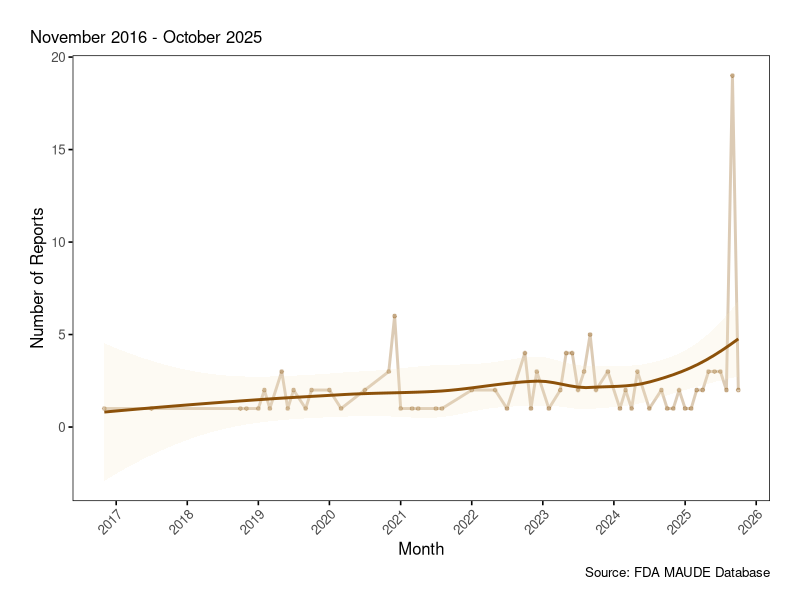
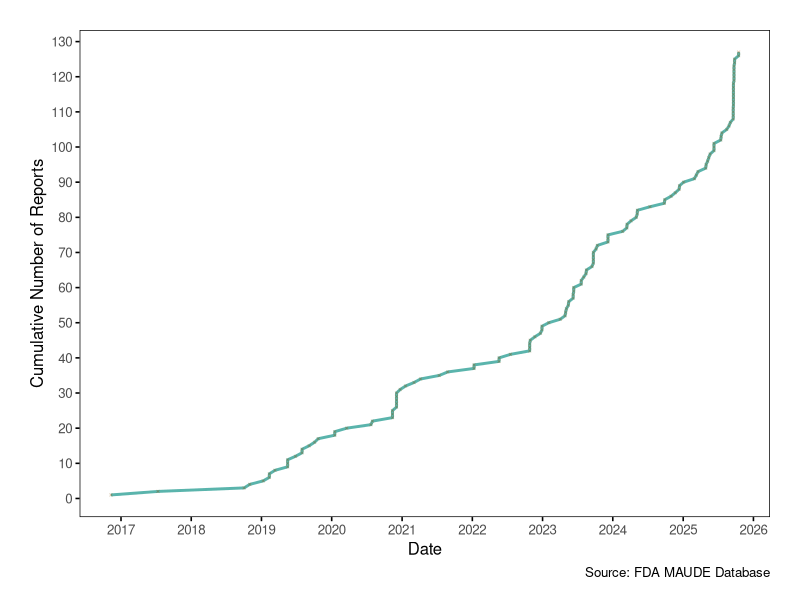
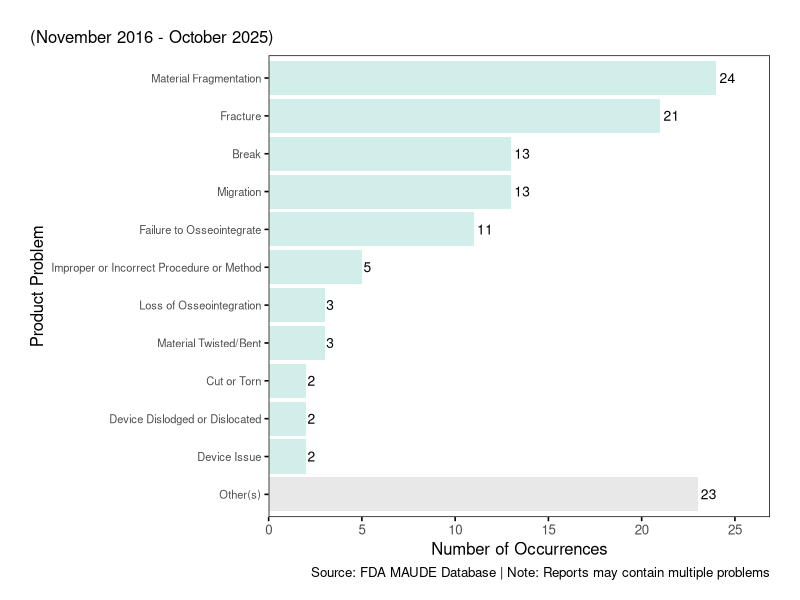
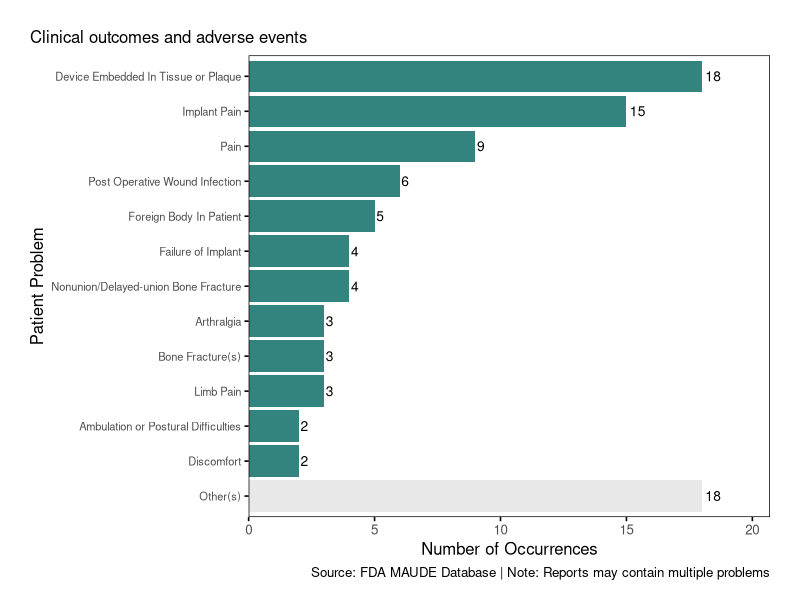
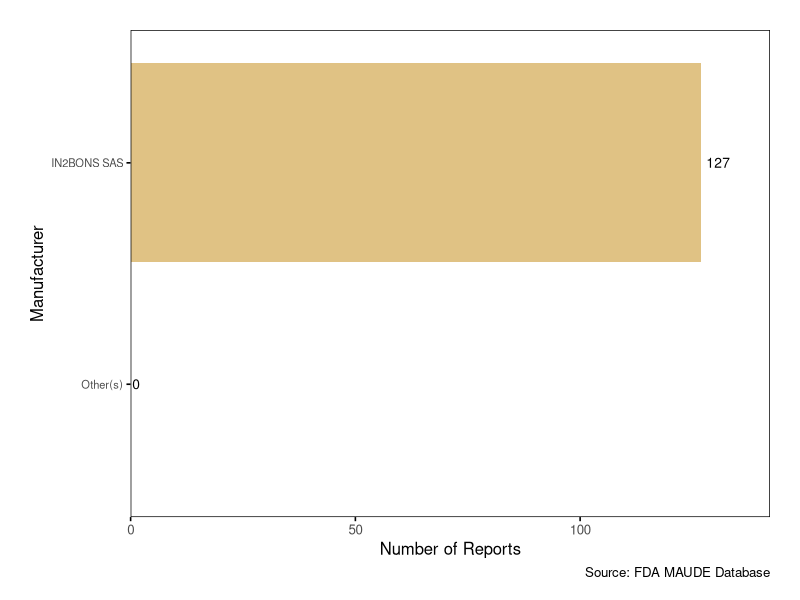
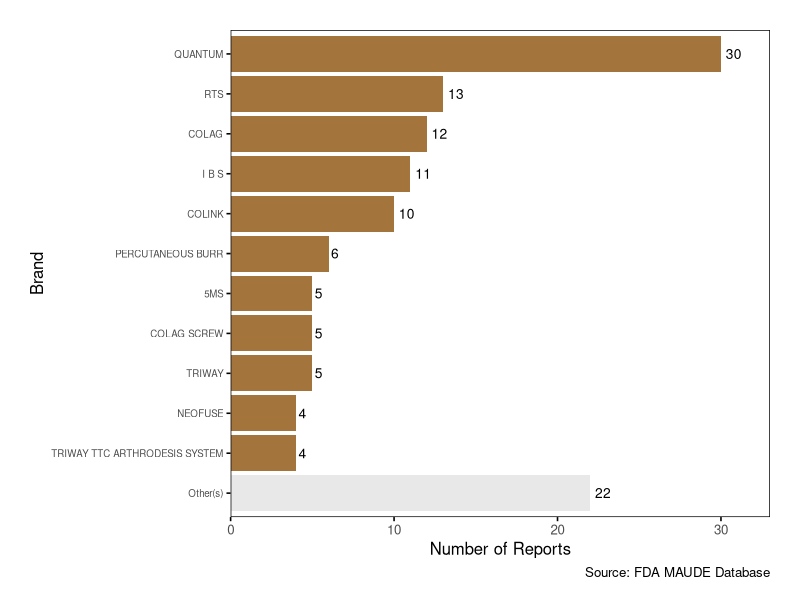
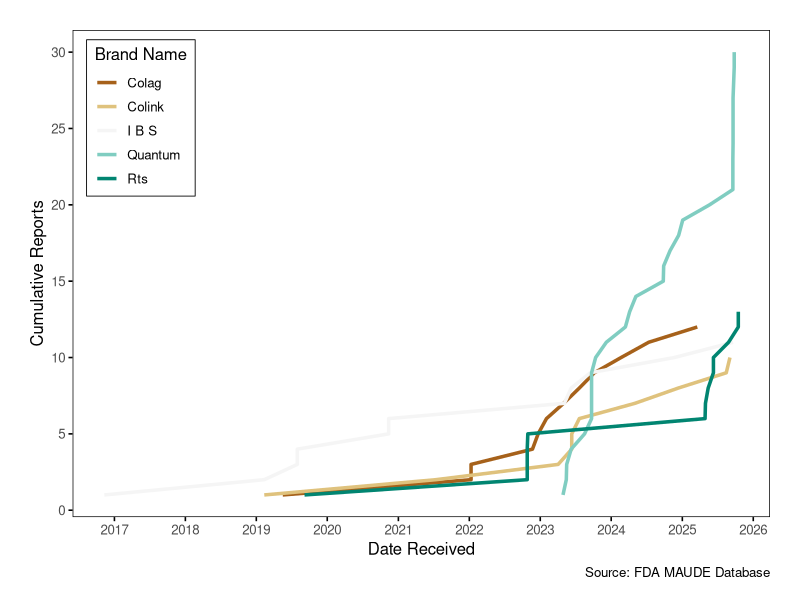

Generate these figures, in order, with R:
## ---- chunk 1
#| echo: false
#| results: 'hide'
#| message: false

# Load required libraries
library(tidyverse)
library(lubridate)
library(scales)
library(knitr)

# Custom ggplot2 theme matching base R aesthetics
theme_baseR <- function(base_size = 12) {
  theme_classic(base_size = base_size) %+replace%
    theme(
      panel.grid = element_blank(),
      panel.border = element_rect(color = "black", fill = NA, linewidth = 0.5),
      axis.line = element_blank(),
      axis.ticks = element_line(color = "black"),
      plot.title = element_text(
        hjust = 0.5,
        face = "bold",
        margin = margin(b = 20, t = 10)
      ),
      plot.margin = unit(c(1.5, 1.5, 1, 1.5), "lines"),
      plot.title.position = "plot"
    )
}
theme_set(theme_baseR())

# Save current locale and set to English
original_locale <- Sys.getlocale("LC_TIME")
Sys.setlocale("LC_TIME", "C")

# Color palette using brewer colors
brbg_colors <- scales::brewer_pal(palette = "BrBG")(6)
colors <- list(
  primary   = brbg_colors[1],
  secondary = brbg_colors[2],
  accent    = brbg_colors[3],
  highlight = brbg_colors[4],
  warning   = brbg_colors[5],
  info      = brbg_colors[6]
)

# Configuration
PATIENT_EXCLUSIONS <- c(
  "No Code Available",
  "No Known Impact Or Consequence To Patient",
  "Symptoms or Conditions",
  "No Information",
  "No Consequences Or Impact To Patient",
  "Appropriate Clinical Signs",
  "No Clinical Signs",
  "Conditions Term / Code Not Available",
  "Appropriate Term / Code Not Available",
  "Insufficient Information",
  "No Patient Involvement",
  "Reaction",
  "Patient Problem/Medical Problem"
)

PRODUCT_EXCLUSIONS <- c(
  "Adverse Event Without Identified Device or Use Problem",
  "Appropriate Term/Code Not Available",
  "Unknown (for use when the device problem is not known)",
  "Insufficient Information",
  "No Apparent Adverse Event"
)

# Helper functions
parse_problem_lists <- function(series) {
  series %>%
    str_remove_all("\\[|\\]|'") %>%
    str_split(", ") %>%
    unlist()
}

shorten_brand_name <- function(brand, max_words = 4) {
  words <- str_split(brand, " ")[[1]]
  if (length(words) > max_words) {
    paste(words[1:max_words], collapse = " ")
  } else {
    brand
  }
}
## ---- chunk 2
#| echo: false

# Read the data
data <- read_csv("processed_data.csv", show_col_types = FALSE)
## ---- chunk 3
#| echo: false

# Compute all summary statistics
total_reports <- nrow(data)
date_min <- min(data$date_received, na.rm = TRUE)
date_max <- max(data$date_received, na.rm = TRUE)
duration_days <- as.numeric(date_max - date_min)
duration_months <- round(duration_days / 30.44, 1)

unique_manufacturers <- n_distinct(data$manufacturer_std)
unique_brands <- n_distinct(data$brand_std)

# Patient problems statistics
patient_problems_all_list <- parse_problem_lists(data$patient_problems)

reports_with_patient_problems <- sum(
  !patient_problems_all_list %in% PATIENT_EXCLUSIONS
)

# Monthly statistics
monthly_counts <- data %>%
  mutate(year_month = floor_date(date_received, "month")) %>%
  count(year_month) %>%
  arrange(year_month)

avg_monthly_reports <- round(mean(monthly_counts$n), 1)
max_monthly_reports <- max(monthly_counts$n)
max_month <- monthly_counts %>%
  filter(n == max_monthly_reports) %>%
  slice(1) %>%
  pull(year_month) %>%
  format("%B %Y")
## ---- chunk 4
#| label: tbl-summary-stats
#| tbl-cap: "Summary statistics of FDA MAUDE reports"

summary_stats <- tibble(
  Metric = c(
    "Total Reports",
    "Date Range",
    "Reporting Duration",
    "Unique Manufacturers",
    "Unique Device Brands",
    "Average Monthly Reports",
    "Maximum Monthly Reports"
  ),
  Value = c(
    as.character(format(total_reports, big.mark = ",")),
    as.character(paste(format(date_min, "%B %d, %Y"), "to", format(date_max, "%B %d, %Y"))),
    as.character(paste0(duration_days, " days (", duration_months, " months)")),
    as.character(format(unique_manufacturers, big.mark = ",")),
    as.character(format(unique_brands, big.mark = ",")),
    as.character(paste0(avg_monthly_reports, " reports/month")),
    as.character(paste0(max_monthly_reports, " reports in ", max_month))
  )
)

kable(summary_stats, align = c("l", "l"))
## ---- chunk 5
#| label: fig-temporal-trends
#| fig-cap: "Monthly trend of FDA MAUDE reports"
#| fig-width: 10
#| fig-height: 5

monthly_plot_data <- data %>%
  mutate(year_month = floor_date(date_received, "month")) %>%
  count(year_month)

# Calculate appropriate date breaks based on data range
date_range_years <- as.numeric(difftime(max(data$date_received), 
                                        min(data$date_received), 
                                        units = "days")) / 365.25

if(date_range_years > 2) {
  date_labels <- "%Y"
  date_breaks <- "1 year"
} else {
  date_labels <- "%b %Y"
  date_breaks <- "3 months"
}

ggplot(monthly_plot_data, aes(x = year_month, y = n)) +
  geom_line(color = colors$primary, linewidth = 1, alpha = 0.3) +
  geom_point(color = colors$primary, size = 1, alpha = 0.3) +
  geom_smooth(
    method = "loess", 
    se = TRUE, 
    color = colors$primary, 
    fill = colors$accent, 
    alpha = 0.2
  ) +
  scale_x_date(date_breaks = date_breaks, date_labels = date_labels) +
  scale_y_continuous(breaks = pretty_breaks()) +
  labs(
    subtitle = paste(format(date_min, "%B %Y"), "-", format(date_max, "%B %Y")),
    x = "Month",
    y = "Number of Reports",
    caption = "Source: FDA MAUDE Database"
  ) +
  theme(axis.text.x = element_text(angle = 45, hjust = 1))
## ---- chunk 6
#| echo: false

# Statistical analysis for peak detection
mean_monthly <- mean(monthly_plot_data$n)
sd_monthly <- sd(monthly_plot_data$n)

# Calculate z-scores for each month
monthly_plot_data <- monthly_plot_data %>%
  mutate(
    z_score = (n - mean_monthly) / sd_monthly,
    deviation = n - mean_monthly,
    is_significant = abs(z_score) >= 2  # 95% confidence level (2 standard deviations)
  )

# Identify statistically significant peaks (positive outliers)
significant_peaks <- monthly_plot_data %>%
  filter(z_score >= 2) %>%  # Above 2 standard deviations (p < 0.05)
  arrange(desc(z_score)) %>%
  mutate(
    month_label = format(year_month, "%B %Y"),
    z_score_rounded = round(z_score, 2),
    deviation_pct = round(100 * deviation / mean_monthly, 1)
  )

# Identify statistically significant valleys (negative outliers)
significant_valleys <- monthly_plot_data %>%
  filter(z_score <= -2) %>%
  arrange(z_score) %>%
  mutate(
    month_label = format(year_month, "%B %Y"),
    z_score_rounded = round(abs(z_score), 2),
    deviation_pct = round(100 * abs(deviation) / mean_monthly, 1)
  )

n_significant_peaks <- nrow(significant_peaks)
n_significant_valleys <- nrow(significant_valleys)

# Format peak and valley lists
if(n_significant_peaks > 0) {
  peak_details <- significant_peaks %>%
    mutate(detail = sprintf("%s (%s reports, z=%.2f, +%s%%)", 
                           month_label, 
                           format(n, big.mark = ","),
                           z_score_rounded,
                           deviation_pct)) %>%
    pull(detail)
  peak_list <- paste(peak_details, collapse = "; ")
} else {
  peak_list <- "None detected"
}

if(n_significant_valleys > 0) {
  valley_details <- significant_valleys %>%
    mutate(detail = sprintf("%s (%s reports, z=%.2f, -%s%%)", 
                           month_label, 
                           format(n, big.mark = ","),
                           z_score_rounded,
                           deviation_pct)) %>%
    pull(detail)
  valley_list <- paste(valley_details, collapse = "; ")
} else {
  valley_list <- "None detected"
}

sd_monthly_rounded <- round(sd_monthly, 1)
cv <- round(100 * sd_monthly / mean_monthly, 1)  # Coefficient of variation
## ---- chunk 7
#| echo: false
#| results: asis

if(n_significant_peaks > 0) {
  cat(sprintf("
%d month(s) identified:

", n_significant_peaks))
  for(i in 1:nrow(significant_peaks)) {
    cat(sprintf("- **%s**: %s reports (z=%.2f, +%s%%)
",
                significant_peaks$month_label[i],
                format(significant_peaks$n[i], big.mark = ","),
                significant_peaks$z_score_rounded[i],
                significant_peaks$deviation_pct[i]))
  }
} else {
  cat("
No statistically significant peaks detected at 95% confidence level.
")
}
## ---- chunk 8
#| echo: false
#| results: asis

if(n_significant_valleys > 0) {
  cat(sprintf("
%d month(s) identified:

", n_significant_valleys))
  for(i in 1:nrow(significant_valleys)) {
    cat(sprintf("- **%s**: %s reports (z=%.2f, -%s%%)
",
                significant_valleys$month_label[i],
                format(significant_valleys$n[i], big.mark = ","),
                significant_valleys$z_score_rounded[i],
                significant_valleys$deviation_pct[i]))
  }
} else {
  cat("
No statistically significant valleys detected at 95% confidence level.
")
}
## ---- chunk 9
#| label: fig-cumulative-reports
#| fig-cap: "Cumulative FDA MAUDE reports over time"
#| fig-width: 10
#| fig-height: 5

cumulative_data <- data %>%
  arrange(date_received) %>%
  mutate(cumulative_count = row_number())

# Calculate appropriate date breaks
date_range_years <- as.numeric(difftime(max(data$date_received), 
                                        min(data$date_received), 
                                        units = "days")) / 365.25

if(date_range_years > 2) {
  date_labels <- "%Y"
  date_breaks <- "1 year"
} else {
  date_labels <- "%b %Y"
  date_breaks <- "3 months"
}

ggplot(cumulative_data, aes(x = date_received, y = cumulative_count)) +
  geom_line(color = colors$warning, linewidth = 1) +
  geom_point(color = colors$primary, size = 0.5, shape = 4, alpha = 0.3) +
  scale_x_date(date_breaks = date_breaks, date_labels = date_labels) +
  scale_y_continuous(breaks = pretty_breaks(n = 10)) +
  labs(
    x = "Date",
    y = "Cumulative Number of Reports",
    caption = "Source: FDA MAUDE Database"
  )
## ---- chunk 10
#| echo: false

# Extract and count individual product problems
product_problems_vector <- parse_problem_lists(data$product_problems)

# Get all product problems sorted by frequency
product_problems_all <- tibble(problems = product_problems_vector) %>%
  filter(
    !is.na(problems) &
    problems != "" &
    !problems %in% PRODUCT_EXCLUSIONS
  ) %>%
  count(problems, sort = TRUE)

total_all_product_problems <- sum(product_problems_all$n)

# Calculate cumulative percentage for 80% analysis
product_problems_all <- product_problems_all %>%
  mutate(
    cumulative_n = cumsum(n),
    cumulative_pct = cumulative_n / total_all_product_problems
  )

# Get items that account for 80% of data
# Use lag to check if previous row was < 0.80, ensuring we include the item that crosses 80%
product_problems_80 <- product_problems_all %>%
  mutate(prev_pct = lag(cumulative_pct, default = 0)) %>%
  filter(prev_pct < 0.80) %>%
  select(-prev_pct)

# Ensure we have at least one item
if(nrow(product_problems_80) == 0) {
  product_problems_80 <- product_problems_all %>% slice_head(n = 1)
}

# Calculate "Other" category
other_problems_n <- total_all_product_problems - sum(product_problems_80$n)

# Add "Other(s)" row for plotting
product_problems_plot <- product_problems_80 %>%
  bind_rows(tibble(problems = "Other(s)", n = other_problems_n)) %>%
  mutate(problems = factor(problems, levels = c("Other(s)", rev(product_problems_80$problems))))

n_80_problems <- nrow(product_problems_80)
total_80_product_problems <- sum(product_problems_80$n)
pct_80 <- round(100 * total_80_product_problems / total_all_product_problems, 1)
other_pct <- round(100 * other_problems_n / total_all_product_problems, 1)
## ---- chunk 11
#| label: fig-product-problems
#| fig-cap: !expr sprintf("Product problems representing approximately 80%% of problem occurrences (%s%%), plus 'Other(s)' category", pct_80)
#| fig-width: 8
#| fig-height: !expr max(10, (n_80_problems + 1) * 0.4)

ggplot(product_problems_plot, aes(x = problems, y = n)) +
  geom_col(aes(fill = problems == "Other(s)", alpha = problems == "Other(s)"), 
           show.legend = FALSE) +
  scale_fill_manual(values = c("FALSE" = colors$highlight, "TRUE" = "gray85")) +
  scale_alpha_manual(values = c("FALSE" = 0.8, "TRUE" = 0.6)) +
  geom_text(aes(label = n), hjust = -0.2, size = 3.5) +
  coord_flip() +
  scale_y_continuous(expand = expansion(mult = c(0, 0.12))) +
  labs(
    subtitle = paste0("(", format(date_min, "%B %Y"), 
                     " - ", format(date_max, "%B %Y"), ")"),
    x = "Product Problem",
    y = "Number of Occurrences",
    caption = "Source: FDA MAUDE Database | Note: Reports may contain multiple problems"
  ) +
  theme(axis.text.y = element_text(size = 8))
## ---- chunk 12
#| echo: false
#| results: asis

all_80_product <- product_problems_80 %>%
  mutate(
    pct = sprintf("%.1f%%", 100 * n / total_all_product_problems)
  )

for(i in 1:nrow(all_80_product)) {
  cat(sprintf("%d. **%s** - %s occurrences (%s)
", 
              i, 
              all_80_product$problems[i], 
              format(all_80_product$n[i], big.mark = ","),
              all_80_product$pct[i]))
}
## ---- chunk 13
#| echo: false

# Extract and count patient problems
patient_problems_vector <- parse_problem_lists(data$patient_problems)

# Get all patient problems sorted by frequency
patient_problems_all <- tibble(problems = patient_problems_vector) %>%
  filter(
    !is.na(problems) &
    problems != "" &
    !problems %in% PATIENT_EXCLUSIONS
  ) %>%
  count(problems, sort = TRUE)

total_all_patient_problems <- sum(patient_problems_all$n)

# Calculate cumulative percentage for 80% analysis
patient_problems_all <- patient_problems_all %>%
  mutate(
    cumulative_n = cumsum(n),
    cumulative_pct = cumulative_n / total_all_patient_problems
  )

# Get items that account for 80% of data
# Use lag to check if previous row was < 0.80, ensuring we include the item that crosses 80%
patient_problems_80 <- patient_problems_all %>%
  mutate(prev_pct = lag(cumulative_pct, default = 0)) %>%
  filter(prev_pct < 0.80) %>%
  select(-prev_pct)

# Ensure we have at least one item
if(nrow(patient_problems_80) == 0) {
  patient_problems_80 <- patient_problems_all %>% slice_head(n = 1)
}

# Calculate "Other" category
other_patient_problems_n <- total_all_patient_problems - sum(patient_problems_80$n)

# Add "Other(s)" row for plotting
patient_problems_plot <- patient_problems_80 %>%
  bind_rows(tibble(problems = "Other(s)", n = other_patient_problems_n)) %>%
  mutate(problems = factor(problems, levels = c("Other(s)", rev(patient_problems_80$problems))))

n_80_patient_problems <- nrow(patient_problems_80)
total_80_patient_problems <- sum(patient_problems_80$n)
pct_80_patient <- round(100 * total_80_patient_problems / total_all_patient_problems, 1)
other_patient_pct <- round(100 * other_patient_problems_n / total_all_patient_problems, 1)
## ---- chunk 14
#| label: fig-patient-problems
#| fig-cap: !expr sprintf("Patient problems representing approximately 80%% of problem occurrences (%s%%), plus 'Other(s)' category", pct_80_patient)
#| fig-width: 8
#| fig-height: !expr max(10, (n_80_patient_problems + 1) * 0.4)

ggplot(patient_problems_plot, aes(x = problems, y = n)) +
  geom_col(aes(fill = problems == "Other(s)", alpha = problems == "Other(s)"), 
           show.legend = FALSE) +
  scale_fill_manual(values = c("FALSE" = colors$info, "TRUE" = "gray85")) +
  scale_alpha_manual(values = c("FALSE" = 0.8, "TRUE" = 0.6)) +
  geom_text(aes(label = n), hjust = -0.2, size = 3.5) +
  coord_flip() +
  scale_y_continuous(expand = expansion(mult = c(0, 0.15))) +
  labs(
    subtitle = "Clinical outcomes and adverse events",
    x = "Patient Problem",
    y = "Number of Occurrences",
    caption = "Source: FDA MAUDE Database | Note: Reports may contain multiple problems"
  ) +
  theme(axis.text.y = element_text(size = 8))
## ---- chunk 15
#| echo: false
#| results: asis

all_80_patient <- patient_problems_80 %>%
  mutate(
    pct = sprintf("%.1f%%", 100 * n / total_all_patient_problems)
  )

for(i in 1:nrow(all_80_patient)) {
  cat(sprintf("%d. **%s** - %s occurrences (%s)
", 
              i, 
              all_80_patient$problems[i], 
              format(all_80_patient$n[i], big.mark = ","),
              all_80_patient$pct[i]))
}
## ---- chunk 16
#| echo: false

# Calculate manufacturer statistics with 80% analysis
manufacturers_all <- data %>%
  count(manufacturer_std, sort = TRUE)

total_all_manufacturers <- sum(manufacturers_all$n)

manufacturers_all <- manufacturers_all %>%
  mutate(
    cumulative_n = cumsum(n),
    cumulative_pct = cumulative_n / total_all_manufacturers
  )

# Get manufacturers that account for 80% of data
# Use lag to check if previous row was < 0.80, ensuring we include the manufacturer that crosses 80%
manufacturers_80 <- manufacturers_all %>%
  mutate(prev_pct = lag(cumulative_pct, default = 0)) %>%
  filter(prev_pct < 0.80) %>%
  select(-prev_pct)

# Ensure we have at least one manufacturer
if(nrow(manufacturers_80) == 0) {
  manufacturers_80 <- manufacturers_all %>% slice_head(n = 1)
}

# Calculate "Other" category
other_manufacturers_n <- total_all_manufacturers - sum(manufacturers_80$n)

# Add "Other(s)" row for plotting
top_manufacturers <- manufacturers_80 %>%
  bind_rows(tibble(manufacturer_std = "Other(s)", n = other_manufacturers_n)) %>%
  mutate(manufacturer_std = factor(manufacturer_std, levels = c("Other(s)", rev(manufacturers_80$manufacturer_std))))

n_80_manufacturers <- nrow(manufacturers_80)
total_80_manufacturer_reports <- sum(manufacturers_80$n)
pct_80_manufacturer <- round(100 * total_80_manufacturer_reports / total_reports, 1)
other_manufacturer_pct <- round(100 * other_manufacturers_n / total_reports, 1)

top_manufacturer <- manufacturers_80$manufacturer_std[1]
top_manufacturer_count <- manufacturers_80$n[1]
top_manufacturer_pct <- round(100 * top_manufacturer_count / total_reports, 1)

# Table data (without Other)
manufacturers_table_data <- manufacturers_80
## ---- chunk 17
#| label: fig-manufacturers
#| fig-cap: !expr sprintf("Manufacturers representing approximately 80%% of reports (%s%%), plus 'Other(s)' category", pct_80_manufacturer)
#| fig-width: 8
#| fig-height: !expr max(6.5, (n_80_manufacturers + 1) * 0.35)

ggplot(top_manufacturers, aes(x = manufacturer_std, y = n)) +
  geom_col(aes(fill = manufacturer_std == "Other(s)", alpha = manufacturer_std == "Other(s)"), 
           show.legend = FALSE) +
  scale_fill_manual(values = c("FALSE" = colors$secondary, "TRUE" = "gray85")) +
  scale_alpha_manual(values = c("FALSE" = 0.8, "TRUE" = 0.6)) +
  geom_text(aes(label = n), hjust = -0.2, size = 3.5) +
  coord_flip() +
  scale_y_continuous(expand = expansion(mult = c(0, 0.12))) +
  labs(
    x = "Manufacturer",
    y = "Number of Reports",
    caption = "Source: FDA MAUDE Database"
  ) +
  theme(axis.text.y = element_text(size = 8))
## ---- chunk 18
#| label: tbl-manufacturers
#| tbl-cap: !expr sprintf("Manufacturer(s) representing %s%% of reports", pct_80_manufacturer)

manufacturer_table <- manufacturers_table_data %>%
  mutate(
    Rank = row_number(),
    Manufacturer = manufacturer_std,
    Reports = format(n, big.mark = ","),
    `% of Total` = sprintf("%.2f%%", n / total_reports * 100)
  ) %>%
  select(Rank, Manufacturer, Reports, `% of Total`)

kable(manufacturer_table, align = c("c", "l", "r", "r"))
## ---- chunk 19
#| echo: false

# Calculate brand statistics with 80% analysis
brands_all <- data %>%
  count(brand_std, sort = TRUE)

total_all_brands <- sum(brands_all$n)

brands_all <- brands_all %>%
  mutate(
    cumulative_n = cumsum(n),
    cumulative_pct = cumulative_n / total_all_brands
  )

# Get brands that account for 80% of data
# Use lag to check if previous row was < 0.80, ensuring we include the brand that crosses 80%
brands_80 <- brands_all %>%
  mutate(prev_pct = lag(cumulative_pct, default = 0)) %>%
  filter(prev_pct < 0.80) %>%
  select(-prev_pct)

# Ensure we have at least one brand
if(nrow(brands_80) == 0) {
  brands_80 <- brands_all %>% slice_head(n = 1)
}

# Calculate "Other" category
other_brands_n <- total_all_brands - sum(brands_80$n)

# Add "Other(s)" row for plotting
top_brands <- brands_80 %>%
  bind_rows(tibble(brand_std = "Other(s)", n = other_brands_n)) %>%
  mutate(brand_std = factor(brand_std, levels = c("Other(s)", rev(brands_80$brand_std))))

n_80_brands <- nrow(brands_80)
total_80_brand_reports <- sum(brands_80$n)
pct_80_brand <- round(100 * total_80_brand_reports / total_reports, 1)
other_brand_pct <- round(100 * other_brands_n / total_reports, 1)

# Keep top 5 for cumulative analysis
top_5_brands <- brands_80 %>% head(5)

top_brand <- brands_80$brand_std[1]
top_brand_count <- brands_80$n[1]
top_brand_pct <- round(100 * top_brand_count / total_reports, 1)

# Table data (without Other)
brands_table_data <- brands_80
## ---- chunk 20
#| label: fig-brands
#| fig-cap: !expr sprintf("Device brands representing approximately 80%% of reports (%s%%), plus 'Other(s)' category", pct_80_brand)
#| fig-width: 10
#| fig-height: !expr max(6, (n_80_brands + 1) * 0.35)

ggplot(top_brands, aes(x = brand_std, y = n)) +
  geom_col(aes(fill = brand_std == "Other(s)", alpha = brand_std == "Other(s)"), 
           show.legend = FALSE) +
  scale_fill_manual(values = c("FALSE" = colors$primary, "TRUE" = "gray85")) +
  scale_alpha_manual(values = c("FALSE" = 0.8, "TRUE" = 0.6)) +
  geom_text(aes(label = n), hjust = -0.3, size = 3.5) +
  coord_flip() +
  scale_y_continuous(expand = expansion(mult = c(0, 0.1))) +
  labs(
    x = "Brand",
    y = "Number of Reports",
    caption = "Source: FDA MAUDE Database"
  ) +
  theme(axis.text.y = element_text(size = 7))
## ---- chunk 21
#| label: tbl-brands
#| tbl-cap: !expr sprintf("Device brand(s) representing %s%% of reports", pct_80_brand)

brand_table <- brands_table_data %>%
  mutate(
    Rank = row_number(),
    Brand = brand_std,
    Reports = format(n, big.mark = ","),
    `% of Total` = sprintf("%.2f%%", n / total_reports * 100)
  ) %>%
  select(Rank, Brand, Reports, `% of Total`)

kable(brand_table, align = c("c", "l", "r", "r"))
## ---- chunk 22
#| label: fig-brand-cumulative
#| fig-cap: "Cumulative adverse event reports by top 5 brands"
#| fig-width: 8
#| fig-height: 6

brand_cumulative <- data %>%
  filter(brand_std %in% top_5_brands$brand_std) %>%
  arrange(brand_std, date_received) %>%
  group_by(brand_std) %>%
  mutate(
    cumulative = row_number(),
    brand_label = str_to_title(map_chr(brand_std, shorten_brand_name))
  ) %>%
  ungroup()

# Calculate appropriate date breaks
date_range_years <- as.numeric(difftime(max(data$date_received), 
                                        min(data$date_received), 
                                        units = "days")) / 365.25

if(date_range_years > 2) {
  date_labels <- "%Y"
  date_breaks <- "1 year"
} else {
  date_labels <- "%b %Y"
  date_breaks <- "3 months"
}

ggplot(brand_cumulative, aes(x = date_received, y = cumulative, color = brand_label)) +
  geom_line(linewidth = 1.2) +
  scale_color_brewer(palette = "BrBG") +
  scale_x_date(date_labels = date_labels, date_breaks = date_breaks) +
  scale_y_continuous(labels = comma, breaks = pretty_breaks()) +
  labs(
    x = "Date Received",
    y = "Cumulative Reports",
    color = "Brand Name",
    caption = "Source: FDA MAUDE Database"
  ) +
  theme(
    legend.position = c(0.02, 0.98),
    legend.justification = c(0, 1),
    legend.background = element_rect(fill = "white", color = "black", linewidth = 0.3),
    legend.margin = margin(4, 6, 4, 6)
  )
